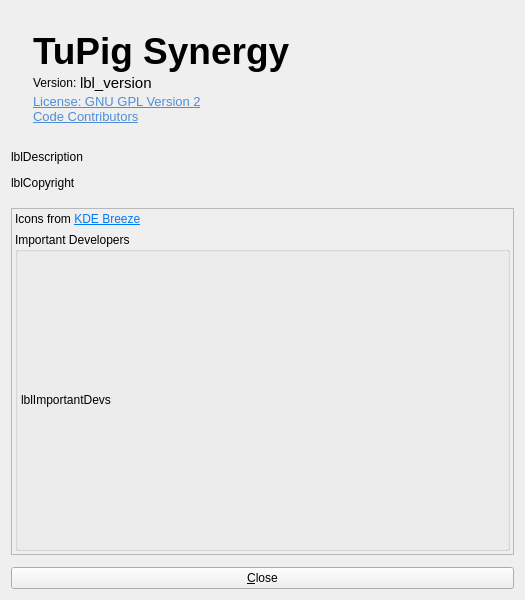
<?xml version="1.0" encoding="UTF-8"?>
<ui version="4.0">
 <class>AboutDialog</class>
 <widget class="QDialog" name="AboutDialog">
  <property name="windowModality">
   <enum>Qt::WindowModality::ApplicationModal</enum>
  </property>
  <property name="geometry">
   <rect>
    <x>0</x>
    <y>0</y>
    <width>525</width>
    <height>600</height>
   </rect>
  </property>
  <property name="sizePolicy">
   <sizepolicy hsizetype="Preferred" vsizetype="Preferred">
    <horstretch>0</horstretch>
    <verstretch>0</verstretch>
   </sizepolicy>
  </property>
  <property name="windowTitle">
   <string>About %1</string>
  </property>
  <property name="windowIcon">
   <iconset theme="help-about"/>
  </property>
  <property name="modal">
   <bool>true</bool>
  </property>
  <layout class="QVBoxLayout" name="verticalLayout">
   <property name="spacing">
    <number>12</number>
   </property>
   <item>
    <widget class="QWidget" name="frameLogo" native="true">
     <property name="sizePolicy">
      <sizepolicy hsizetype="Preferred" vsizetype="Fixed">
       <horstretch>0</horstretch>
       <verstretch>0</verstretch>
      </sizepolicy>
     </property>
     <layout class="QGridLayout" name="gridLayout">
      <property name="verticalSpacing">
       <number>0</number>
      </property>
      <item row="4" column="1">
       <widget class="QLabel" name="linkGpl">
        <property name="sizePolicy">
         <sizepolicy hsizetype="Preferred" vsizetype="Fixed">
          <horstretch>0</horstretch>
          <verstretch>0</verstretch>
         </sizepolicy>
        </property>
        <property name="text">
         <string>&lt;!DOCTYPE HTML PUBLIC &quot;-//W3C//DTD HTML 4.0//EN&quot; &quot;http://www.w3.org/TR/REC-html40/strict.dtd&quot;&gt;
&lt;html&gt;&lt;head&gt;&lt;meta name=&quot;qrichtext&quot; content=&quot;1&quot; /&gt;&lt;style type=&quot;text/css&quot;&gt;
p, li { white-space: pre-wrap; }
&lt;/style&gt;&lt;/head&gt;&lt;body style=&quot; font-family:'Ubuntu'; font-size:10pt; font-weight:400; font-style:normal;&quot;&gt;
&lt;p style=&quot; margin-top:0px; margin-bottom:0px; margin-left:0px; margin-right:0px; -qt-block-indent:0; text-indent:0px;&quot;&gt;&lt;a href=&quot;https://www.gnu.org/licenses/old-licenses/gpl-2.0.html&quot;&gt;&lt;span style=&quot; text-decoration: underline; color:#508ed8;&quot;&gt;License: GNU GPL Version 2&lt;/a&gt;&lt;/span&gt;&lt;/p&gt;&lt;/body&gt;&lt;/html&gt;</string>
        </property>
        <property name="openExternalLinks">
         <bool>true</bool>
        </property>
       </widget>
      </item>
      <item row="6" column="1">
       <spacer name="verticalSpacer">
        <property name="orientation">
         <enum>Qt::Orientation::Vertical</enum>
        </property>
        <property name="sizeHint" stdset="0">
         <size>
          <width>20</width>
          <height>5</height>
         </size>
        </property>
       </spacer>
      </item>
      <item row="0" column="1">
       <spacer name="verticalSpacer_3">
        <property name="orientation">
         <enum>Qt::Orientation::Vertical</enum>
        </property>
        <property name="sizeHint" stdset="0">
         <size>
          <width>20</width>
          <height>10</height>
         </size>
        </property>
       </spacer>
      </item>
      <item row="1" column="1">
       <widget class="QLabel" name="lblName">
        <property name="sizePolicy">
         <sizepolicy hsizetype="Preferred" vsizetype="Fixed">
          <horstretch>0</horstretch>
          <verstretch>0</verstretch>
         </sizepolicy>
        </property>
        <property name="font">
         <font>
          <pointsize>28</pointsize>
          <bold>true</bold>
         </font>
        </property>
        <property name="text">
         <string notr="true">TuPig Synergy</string>
        </property>
        <property name="scaledContents">
         <bool>false</bool>
        </property>
        <property name="alignment">
         <set>Qt::AlignmentFlag::AlignBottom|Qt::AlignmentFlag::AlignLeading|Qt::AlignmentFlag::AlignLeft</set>
        </property>
        <property name="indent">
         <number>0</number>
        </property>
        <property name="program_name" stdset="0">
         <bool>false</bool>
        </property>
       </widget>
      </item>
      <item row="0" column="0" rowspan="9">
       <widget class="QLabel" name="lblIcon">
        <property name="sizePolicy">
         <sizepolicy hsizetype="Preferred" vsizetype="Fixed">
          <horstretch>0</horstretch>
          <verstretch>0</verstretch>
         </sizepolicy>
        </property>
        <property name="autoFillBackground">
         <bool>false</bool>
        </property>
       </widget>
      </item>
      <item row="3" column="1">
       <widget class="QWidget" name="widget_2" native="true">
        <property name="sizePolicy">
         <sizepolicy hsizetype="Preferred" vsizetype="Fixed">
          <horstretch>0</horstretch>
          <verstretch>0</verstretch>
         </sizepolicy>
        </property>
        <layout class="QHBoxLayout" name="horizontalLayout">
         <property name="spacing">
          <number>0</number>
         </property>
         <property name="leftMargin">
          <number>0</number>
         </property>
         <property name="topMargin">
          <number>0</number>
         </property>
         <property name="rightMargin">
          <number>0</number>
         </property>
         <property name="bottomMargin">
          <number>0</number>
         </property>
         <item>
          <widget class="QLabel" name="label">
           <property name="sizePolicy">
            <sizepolicy hsizetype="Maximum" vsizetype="Fixed">
             <horstretch>0</horstretch>
             <verstretch>0</verstretch>
            </sizepolicy>
           </property>
           <property name="text">
            <string>Version: </string>
           </property>
           <property name="alignment">
            <set>Qt::AlignmentFlag::AlignLeading|Qt::AlignmentFlag::AlignLeft|Qt::AlignmentFlag::AlignVCenter</set>
           </property>
           <property name="indent">
            <number>0</number>
           </property>
          </widget>
         </item>
         <item>
          <widget class="QLabel" name="lblVersion">
           <property name="sizePolicy">
            <sizepolicy hsizetype="Maximum" vsizetype="Fixed">
             <horstretch>0</horstretch>
             <verstretch>0</verstretch>
            </sizepolicy>
           </property>
           <property name="font">
            <font>
             <pointsize>11</pointsize>
            </font>
           </property>
           <property name="text">
            <string notr="true">lbl_version</string>
           </property>
           <property name="alignment">
            <set>Qt::AlignmentFlag::AlignLeading|Qt::AlignmentFlag::AlignLeft|Qt::AlignmentFlag::AlignVCenter</set>
           </property>
           <property name="smaller_text" stdset="0">
            <bool>true</bool>
           </property>
          </widget>
         </item>
         <item>
          <widget class="QPushButton" name="btnCopyVersion">
           <property name="sizePolicy">
            <sizepolicy hsizetype="Fixed" vsizetype="Fixed">
             <horstretch>0</horstretch>
             <verstretch>0</verstretch>
            </sizepolicy>
           </property>
           <property name="maximumSize">
            <size>
             <width>32</width>
             <height>16777215</height>
            </size>
           </property>
           <property name="toolTip">
            <string>Copy version info</string>
           </property>
           <property name="icon">
            <iconset>
             <normaloff>:/icons/64x64/copy-dark.png</normaloff>:/icons/64x64/copy-dark.png</iconset>
           </property>
           <property name="flat">
            <bool>true</bool>
           </property>
          </widget>
         </item>
         <item>
          <spacer name="horizontalSpacer">
           <property name="sizePolicy">
            <sizepolicy hsizetype="Minimum" vsizetype="Minimum">
             <horstretch>0</horstretch>
             <verstretch>0</verstretch>
            </sizepolicy>
           </property>
           <property name="orientation">
            <enum>Qt::Orientation::Horizontal</enum>
           </property>
           <property name="sizeHint" stdset="0">
            <size>
             <width>40</width>
             <height>10</height>
            </size>
           </property>
          </spacer>
         </item>
        </layout>
       </widget>
      </item>
      <item row="5" column="1">
       <widget class="QLabel" name="linkContributors">
        <property name="sizePolicy">
         <sizepolicy hsizetype="Preferred" vsizetype="Fixed">
          <horstretch>0</horstretch>
          <verstretch>0</verstretch>
         </sizepolicy>
        </property>
        <property name="text">
         <string>&lt;!DOCTYPE HTML PUBLIC &quot;-//W3C//DTD HTML 4.0//EN&quot; &quot;http://www.w3.org/TR/REC-html40/strict.dtd&quot;&gt;
&lt;html&gt;&lt;head&gt;&lt;meta name=&quot;qrichtext&quot; content=&quot;1&quot; /&gt;&lt;style type=&quot;text/css&quot;&gt;
p, li { white-space: pre-wrap; }
&lt;/style&gt;&lt;/head&gt;&lt;body style=&quot; font-family:'Ubuntu'; font-size:10pt; font-weight:400; font-style:normal;&quot;&gt;
&lt;p style=&quot; margin-top:0px; margin-bottom:0px; margin-left:0px; margin-right:0px; -qt-block-indent:0; text-indent:0px;&quot;&gt;&lt;a href=&quot;https://github.com/Tupig/TuPig_Product/graphs/contributors&quot;&gt;&lt;span style=&quot; text-decoration: underline; color:#508ed8;&quot;&gt;Code Contributors&lt;/span&gt;&lt;/a&gt;&lt;/p&gt;&lt;/body&gt;&lt;/html&gt;</string>
        </property>
        <property name="openExternalLinks">
         <bool>true</bool>
        </property>
       </widget>
      </item>
     </layout>
    </widget>
   </item>
   <item>
    <widget class="QLabel" name="lblDescription">
     <property name="sizePolicy">
      <sizepolicy hsizetype="Preferred" vsizetype="Fixed">
       <horstretch>0</horstretch>
       <verstretch>0</verstretch>
      </sizepolicy>
     </property>
     <property name="text">
      <string notr="true">lblDescription</string>
     </property>
     <property name="alignment">
      <set>Qt::AlignmentFlag::AlignLeading|Qt::AlignmentFlag::AlignLeft|Qt::AlignmentFlag::AlignTop</set>
     </property>
    </widget>
   </item>
   <item>
    <widget class="QLabel" name="lblCopyright">
     <property name="sizePolicy">
      <sizepolicy hsizetype="Preferred" vsizetype="Fixed">
       <horstretch>0</horstretch>
       <verstretch>0</verstretch>
      </sizepolicy>
     </property>
     <property name="text">
      <string notr="true">lblCopyright</string>
     </property>
    </widget>
   </item>
   <item>
    <spacer name="verticalSpacer_2">
     <property name="orientation">
      <enum>Qt::Orientation::Vertical</enum>
     </property>
     <property name="sizeType">
      <enum>QSizePolicy::Policy::Fixed</enum>
     </property>
     <property name="sizeHint" stdset="0">
      <size>
       <width>20</width>
       <height>6</height>
      </size>
     </property>
    </spacer>
   </item>
   <item>
    <widget class="QScrollArea" name="scrollArea">
     <property name="sizePolicy">
      <sizepolicy hsizetype="Preferred" vsizetype="Preferred">
       <horstretch>0</horstretch>
       <verstretch>0</verstretch>
      </sizepolicy>
     </property>
     <property name="sizeAdjustPolicy">
      <enum>QAbstractScrollArea::SizeAdjustPolicy::AdjustIgnored</enum>
     </property>
     <property name="widgetResizable">
      <bool>true</bool>
     </property>
     <widget class="QWidget" name="scrollAreaWidgetContents">
      <property name="geometry">
       <rect>
        <x>0</x>
        <y>0</y>
        <width>505</width>
        <height>294</height>
       </rect>
      </property>
      <property name="sizePolicy">
       <sizepolicy hsizetype="Preferred" vsizetype="Preferred">
        <horstretch>0</horstretch>
        <verstretch>0</verstretch>
       </sizepolicy>
      </property>
      <layout class="QVBoxLayout" name="verticalLayout_4">
       <property name="spacing">
        <number>6</number>
       </property>
       <property name="leftMargin">
        <number>3</number>
       </property>
       <property name="topMargin">
        <number>3</number>
       </property>
       <property name="rightMargin">
        <number>3</number>
       </property>
       <property name="bottomMargin">
        <number>3</number>
       </property>
       <item>
        <widget class="QLabel" name="label_2">
         <property name="sizePolicy">
          <sizepolicy hsizetype="Preferred" vsizetype="Maximum">
           <horstretch>0</horstretch>
           <verstretch>0</verstretch>
          </sizepolicy>
         </property>
         <property name="text">
          <string>&lt;html&gt;&lt;head/&gt;&lt;body&gt;&lt;p&gt;Icons from &lt;a href=&quot;https://develop.kde.org/frameworks/breeze-icons/&quot;&gt;&lt;span style=&quot; text-decoration: underline; color:#007af4;&quot;&gt;KDE Breeze&lt;/span&gt;&lt;/a&gt;&lt;/p&gt;&lt;/body&gt;&lt;/html&gt;</string>
         </property>
         <property name="openExternalLinks">
          <bool>true</bool>
         </property>
        </widget>
       </item>
       <item>
        <widget class="QGroupBox" name="groupBox">
         <property name="sizePolicy">
          <sizepolicy hsizetype="Preferred" vsizetype="Expanding">
           <horstretch>0</horstretch>
           <verstretch>0</verstretch>
          </sizepolicy>
         </property>
         <property name="title">
          <string>Important Developers</string>
         </property>
         <layout class="QVBoxLayout" name="verticalLayout_2">
          <property name="spacing">
           <number>0</number>
          </property>
          <property name="leftMargin">
           <number>3</number>
          </property>
          <property name="topMargin">
           <number>3</number>
          </property>
          <property name="rightMargin">
           <number>3</number>
          </property>
          <property name="bottomMargin">
           <number>3</number>
          </property>
          <item>
           <widget class="QLabel" name="lblImportantDevs">
            <property name="sizePolicy">
             <sizepolicy hsizetype="Preferred" vsizetype="Preferred">
              <horstretch>0</horstretch>
              <verstretch>0</verstretch>
             </sizepolicy>
            </property>
            <property name="frameShape">
             <enum>QFrame::Shape::NoFrame</enum>
            </property>
            <property name="text">
             <string notr="true">lblImportantDevs</string>
            </property>
            <property name="wordWrap">
             <bool>true</bool>
            </property>
           </widget>
          </item>
         </layout>
        </widget>
       </item>
      </layout>
     </widget>
    </widget>
   </item>
   <item>
    <widget class="QPushButton" name="btnOk">
     <property name="text">
      <string>&amp;Close</string>
     </property>
     <property name="icon">
      <iconset theme="window-close"/>
     </property>
    </widget>
   </item>
  </layout>
 </widget>
 <resources/>
 <connections/>
</ui>
